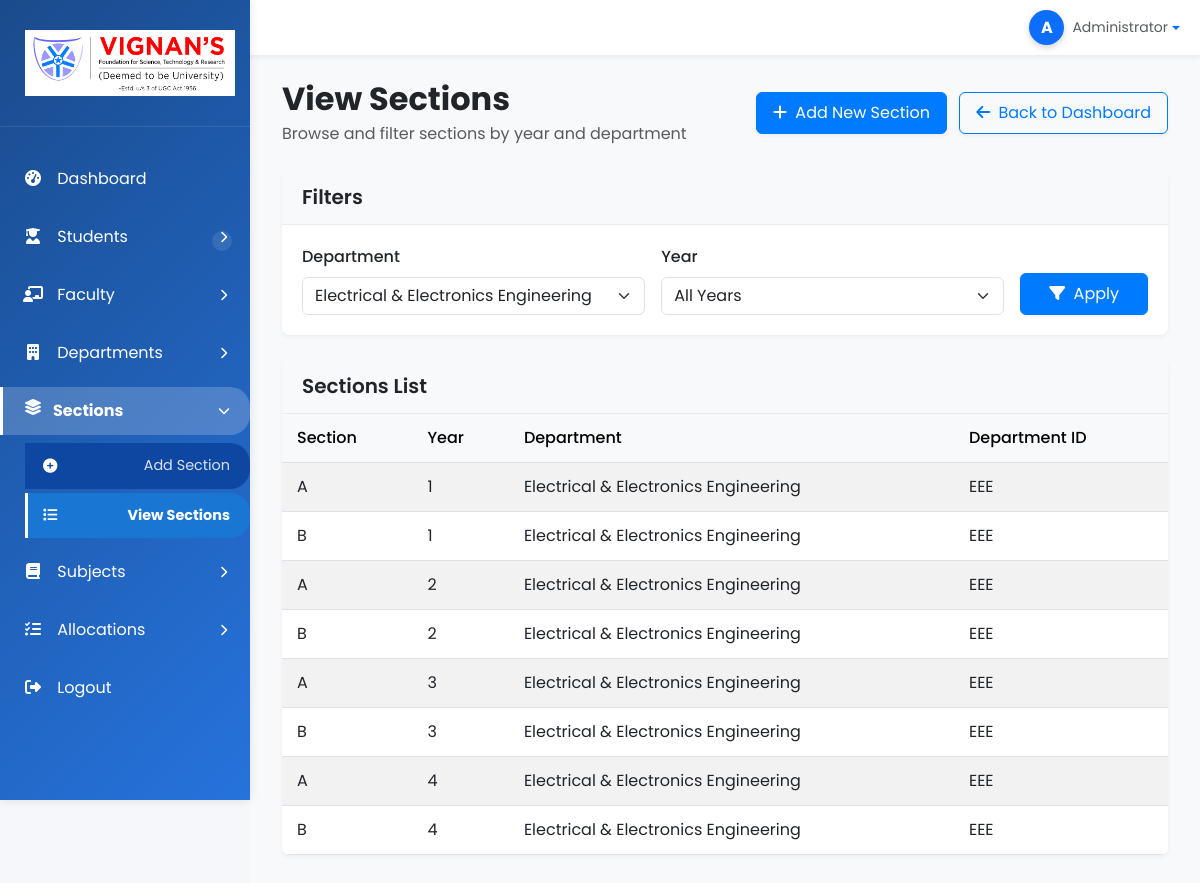
The page /admin/section/view_sections.php?dept=EEE (signed in) on the database its author committed.
### tables this page shows
CREATE TABLE `sections` (
  `section_name` char(1) NOT NULL CHECK (`section_name` in ('A','B','C','D','E','F')),
  `year` int(11) NOT NULL CHECK (`year` between 1 and 4),
  `dept_id` varchar(10) NOT NULL
);

CREATE TABLE `departments` (
  `dept_id` varchar(10) NOT NULL,
  `dept_name` varchar(100) NOT NULL
);

### admin/section/view_sections.php (the view, shortened to what this page needs)
<?php
include '../includes/header.php';
include '../includes/sidebar.php';
$dept_filter = isset($_GET['dept']) ? $_GET['dept'] : '';
$query = "
    SELECT s.section_name, s.year, s.dept_id, d.dept_name
    FROM sections s
    JOIN departments d ON s.dept_id = d.dept_id
    WHERE 1=1
";
if ($dept_filter) {
    $query .= " AND s.dept_id = '" . mysqli_real_escape_string($conn, $dept_filter) . "'";
}
$query .= " ORDER BY s.year, s.section_name, d.dept_name";
$result = mysqli_query($conn, $query);
$dept_query = "SELECT dept_id, dept_name FROM departments ORDER BY dept_name";
$dept_result = mysqli_query($conn, $dept_query);
?>
<div class="main-content">
    <div class="container-fluid">
        <div class="row align-items-center mb-4">
            <div class="col-md-6">
                <h2 class="mb-1 fw-bold">View Sections</h2>
                <p class="text-muted mb-0">Browse and filter sections by year and department</p>
            </div>
            <div class="col-md-6 text-md-end">
                <a href="add_section.php" class="btn btn-primary me-2 shadow-sm">
                    <i class="fas fa-plus me-1"></i> Add New Section
                </a>
                <a href="../dashboard/index.php" class="btn btn-outline-primary shadow-sm">
                    <i class="fas fa-arrow-left me-1"></i> Back to Dashboard
                </a>
            </div>
        </div>
        <div class="card shadow-sm mb-4">
            <div class="card-header bg-light">
                <h5 class="mb-0 fw-semibold">Filters</h5>
            </div>
            <div class="card-body">
                <form method="GET" class="row g-3 align-items-end">
                    <div class="col-md-5">
                        <label for="dept" class="form-label fw-medium">Department</label>
                        <select name="dept" id="dept" class="form-select">
                            <?php while ($dept = mysqli_fetch_assoc($dept_result)): ?>
                                <option value="<?php echo htmlspecialchars($dept['dept_id']); ?>"
                                    <?php echo $dept_filter === $dept['dept_id'] ? 'selected' : ''; ?>>
                                    <?php echo htmlspecialchars($dept['dept_name']); ?>
                                </option>
                            <?php endwhile; ?>
                        </select>
                    </div>
                    <div class="col-md-5">
                        <label for="year" class="form-label fw-medium">Year</label>
                        <select name="year" id="year" class="form-select">
                            <option value="">All Years</option>
                        </select>
                    </div>
                    <div class="col-md-2">
                        <button type="submit" class="btn btn-primary w-100 shadow-sm">
                            <i class="fas fa-filter me-1"></i> Apply
                        </button>
                    </div>
                </form>
            </div>
        </div>
        <div class="card shadow-sm">
            <div class="card-header bg-light">
                <h5 class="mb-0 fw-semibold">Sections List</h5>
            </div>
            <div class="card-body p-0">
                <?php if (mysqli_num_rows($result) > 0): ?>
                    <div class="table-responsive">
                        <table class="table table-hover table-striped mb-0">
                            <thead class="table-light">
                                <tr>
                                    <th scope="col" class="fw-medium">Section</th>
                                    <th scope="col" class="fw-medium">Year</th>
                                    <th scope="col" class="fw-medium">Department</th>
                                    <th scope="col" class="fw-medium">Department ID</th>
                                </tr>
                            </thead>
                            <tbody>
                                <?php while ($row = mysqli_fetch_assoc($result)): ?>
                                    <tr>
                                        <td><?php echo htmlspecialchars($row['section_name']); ?></td>
                                        <td><?php echo htmlspecialchars($row['year']); ?></td>
                                        <td><?php echo htmlspecialchars($row['dept_name']); ?></td>
                                        <td><?php echo htmlspecialchars($row['dept_id']); ?></td>
                                    </tr>
                                <?php endwhile; ?>
                            </tbody>
                        </table>
                    </div>
                <?php else: ?>
                    <div class="alert alert-info m-3 shadow-sm" role="alert">
                        No sections found matching the selected filters.
                    </div>
                <?php endif; ?>
            </div>
        </div>
    </div>
</div>
<?php
include '../includes/footer.php';
?>

### admin/includes/header.php (style rules this page uses)
:root { --primary: #4361ee; --secondary: #3f37c9; --success: #4bb543; --info: #4895ef; --warning: #f9c74f; --danger: #e63946; --light: #f8f9fa; --dark: #212529; --gray-dark: #343a40; --gray: #6c757d; --gray-light: #f1f3f5; }
body { font-family: 'Poppins', sans-serif; background-color: #f5f7fb; margin: 0; padding: 0; overflow-x: hidden; }
.main-content { padding: 30px; flex-grow: 1; }
.card { border: none; border-radius: 10px; box-shadow: 0 3px 10px rgba(0,0,0,0.05); transition: transform 0.3s, box-shadow 0.3s; overflow: hidden; margin-bottom: 20px; }
.card-header { border-bottom: 1px solid rgba(0,0,0,0.05); background-color: white; padding: 15px 20px; font-weight: 600; }
.card-body { padding: 20px; }
.btn-primary { background-color: var(--primary); border-color: var(--primary); }

### admin/section/view_sections.php (style rules this page uses)
.main-content { padding: 20px; background-color: #f8f9fa; min-height: 100vh; }
.card { border: none; border-radius: 8px; overflow: hidden; }
.card-header { border-bottom: 1px solid #e9ecef; padding: 15px 20px; }
.table th, .table td { vertical-align: middle; padding: 12px 15px; }
.btn { padding: 8px 16px; border-radius: 6px; transition: all 0.3s ease; }
.btn-primary { background-color: #007bff; border-color: #007bff; }
.btn-outline-primary { border-color: #007bff; color: #007bff; }
.shadow-sm { box-shadow: 0 2px 4px rgba(0,0,0,0.05) !important; }

### rows shown on the page
sections: section_name "A", year "1", dept.dept_name "Electrical & Electronics Engineering", dept "EEE"
sections: section_name "B", year "1", dept.dept_name "Electrical & Electronics Engineering", dept "EEE"
sections: section_name "A", year "2", dept.dept_name "Electrical & Electronics Engineering", dept "EEE"
sections: section_name "B", year "2", dept.dept_name "Electrical & Electronics Engineering", dept "EEE"
sections: section_name "A", year "3", dept.dept_name "Electrical & Electronics Engineering", dept "EEE"
sections: section_name "B", year "3", dept.dept_name "Electrical & Electronics Engineering", dept "EEE"
sections: section_name "A", year "4", dept.dept_name "Electrical & Electronics Engineering", dept "EEE"
sections: section_name "B", year "4", dept.dept_name "Electrical & Electronics Engineering", dept "EEE"

### other values the page prints
form field dept "Electrical & Electronics Engineering"
